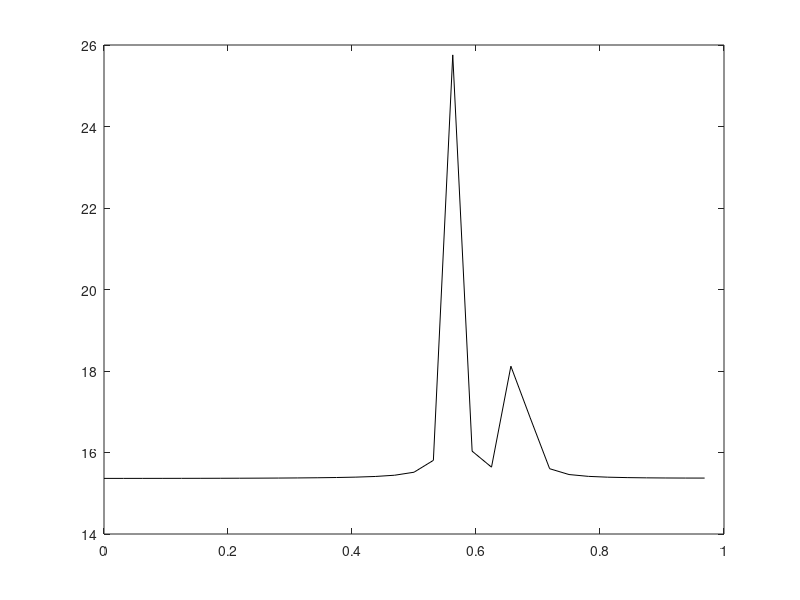

The MATLAB script that drew this image: (Note: this script raises an error after producing the figure.)
%%%%%%%%%%%%%%%%%  EE603 SPECTRAL ESTIMATION  %%%%%%%%%%%%%%%%%%

% TakeHome Exam 
% Problem 2-19  Bias and Variance Properties of the 
% Periodogram Spectral Estimator
% 1124346 Salim SIRTKAYA % All Rights reserved:)

%************************************************************************
%************************************************************************
%********** PART A--  BIAS PROPERTIES -- RESOLUTION AND LEAKAGE   *******
%************************************************************************
%************************************************************************

%*********************************************
% PART a -- True Spectrum & ACS using IFFT
%*********************************************


% H(q) = (1-0.95*exp(0.3*2*pi*i)*q^-1)/(1-0.99*exp(0.3*2*pi*i)*q^-1) + (1-0.95*exp(-0.3*2*pi*i)*q^-1)/(1-0.99*exp(-0.3*2*pi*i)*q^-1) 
%       +(1-0.95*exp(0.305*2*pi*i)*q^-1)/(1-0.99*exp(0.305*2*pi*i)*q^-1) + (1-0.95*exp(-0.305*2*pi*i)*q^-1)/(1-0.99*exp(-0.305*2*pi*i)*q^-1) 

% y(t)=H(q)*e(t) => y(t)=(B(q)/A(q))*e(t)

% a(1)=1;a(2)=1.775668;a(3)=2.672284;a(4)=1.740332;a(5)=0.960596;
% b(1)=4;b(2)=7.030929;b(3)=10.473195;b(4)=6.750381;b(5)=3.687136;

% H(w)=B(w)/A(w)= (b(1)+b(2)*exp(-i*w)+b(3)*exp(-i*2*w)+b(4)*exp(-i*3*w)+b(5)*exp(-i*4*w))/...
%                 (a(1)+a(2)*exp(-i*w)+a(3)*exp(-i*2*w)+a(4)*exp(-i*3*w)+a(5)*exp(-i*4*w))


% We can sample this true psd in [-pi pi] interval using a suuficiently fine grid for illustration purposes

% Lets use 2048 samples for this purpose: 
% L= number of psd samples
% spectral estimates at L frequencies w=0, 2*pi/L, ..., 2*pi(L-1)/L

clear all;
close all;

L=64;

% rearranged H(q) coeeficients for alfa = 0.05
a(1)=1;a(2)=1.775668;a(3)=2.672284;a(4)=1.740332;a(5)=0.960596;
b(1)=4;b(2)=7.030929;b(3)=10.473195;b(4)=6.750381;b(5)=3.687136;

for n=1:L
    freq1(n)=2*(n-1)/L;
end

for w=1:L
    H(w)=(b(1)+b(2)*exp(-i*2*pi*w/L)+b(3)*exp(-i*2*2*pi*w/L)+b(4)*exp(-i*3*2*pi*w/L)+b(5)*exp(-i*4*2*pi*w/L))/...
         (a(1)+a(2)*exp(-i*2*pi*w/L)+a(3)*exp(-i*2*2*pi*w/L)+a(4)*exp(-i*3*2*pi*w/L)+a(5)*exp(-i*4*2*pi*w/L));

    H(w)=H(w)*H(w)';
end
 

figure;
plot(freq1(1:L/2),H(1:L/2),'k');
TITLE('Exercise 2-19 PART A -->The true spectrum');
XLABEL('x pi');
YLABEL('True Spectrum');

ACS=real(ifft(H));

figure;
plot(ACS,'k');
TITLE('The ACS estimated by ifft');

%*********************************************
%*********************************************
% PART b -- Bartlett Window realization
%*********************************************
%*********************************************

N=64;

% generation of the bartlett window

BT=bartlett(N);

% Fourier transform of the Bartlett window

F_BT=abs(fft(BT,L));
figure;
plot(freq1(1:L/2),F_BT(1:L/2),'k');
TITLE('Fourier Transform of Bartlett Window of size 64');
XLABEL('x pi');

% Expected value of the periodogram estimator

PHI_e=CONV(H,F_BT)/L*2;

PHI_est=abs(PHI_e(1:L));

figure;
plot(freq1(1:L/2),PHI_est(1:L/2),'k');
TITLE('The periodogram estimate with Bartlett');
XLABEL('x pi');
YLABEL('Spectrum Estimate');


